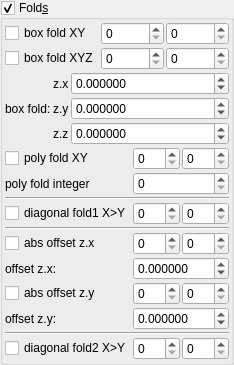
    <widget class="MyGroupBox" name="groupCheck_transf_function_enabled_false">
     <property name="toolTip">
      <string/>
     </property>
     <property name="title">
      <string>Fold&amp;s</string>
     </property>
     <property name="checkable">
      <bool>true</bool>
     </property>
     <layout class="QVBoxLayout" name="verticalLayout_33" stretch="0,0,0">
      <property name="spacing">
       <number>2</number>
      </property>
      <property name="leftMargin">
       <number>2</number>
      </property>
      <property name="topMargin">
       <number>2</number>
      </property>
      <property name="rightMargin">
       <number>2</number>
      </property>
      <property name="bottomMargin">
       <number>2</number>
      </property>
      <item>
       <layout class="QGridLayout" name="gridLayout_15" rowstretch="0,0" columnstretch="0,1,1">
        <property name="spacing">
         <number>2</number>
        </property>
        <item row="0" column="2">
         <widget class="MySpinBox" name="spinboxInt_transf_stop_iterations_A">
          <property name="enabled">
           <bool>true</bool>
          </property>
          <property name="sizePolicy">
           <sizepolicy hsizetype="Minimum" vsizetype="Maximum">
            <horstretch>0</horstretch>
            <verstretch>0</verstretch>
           </sizepolicy>
          </property>
          <property name="maximum">
           <number>999</number>
          </property>
         </widget>
        </item>
        <item row="0" column="1">
         <widget class="MySpinBox" name="spinboxInt_transf_start_iterations_A">
          <property name="enabled">
           <bool>true</bool>
          </property>
          <property name="sizePolicy">
           <sizepolicy hsizetype="Minimum" vsizetype="Maximum">
            <horstretch>0</horstretch>
            <verstretch>0</verstretch>
           </sizepolicy>
          </property>
          <property name="maximum">
           <number>999</number>
          </property>
         </widget>
        </item>
        <item row="1" column="0">
         <widget class="MyCheckBox" name="checkBox_transf_function_enabledB_false">
          <property name="text">
           <string notr="true">box fold XYZ</string>
          </property>
         </widget>
        </item>
        <item row="1" column="2">
         <widget class="MySpinBox" name="spinboxInt_transf_stop_iterations_B">
          <property name="enabled">
           <bool>true</bool>
          </property>
          <property name="sizePolicy">
           <sizepolicy hsizetype="Minimum" vsizetype="Maximum">
            <horstretch>0</horstretch>
            <verstretch>0</verstretch>
           </sizepolicy>
          </property>
          <property name="maximum">
           <number>999</number>
          </property>
         </widget>
        </item>
        <item row="1" column="1">
         <widget class="MySpinBox" name="spinboxInt_transf_start_iterations_B">
          <property name="enabled">
           <bool>true</bool>
          </property>
          <property name="sizePolicy">
           <sizepolicy hsizetype="Minimum" vsizetype="Maximum">
            <horstretch>0</horstretch>
            <verstretch>0</verstretch>
           </sizepolicy>
          </property>
          <property name="maximum">
           <number>999</number>
          </property>
         </widget>
        </item>
        <item row="0" column="0">
         <widget class="MyCheckBox" name="checkBox_transf_function_enabledA_false">
          <property name="text">
           <string notr="true">box fold XY</string>
          </property>
         </widget>
        </item>
       </layout>
      </item>
      <item>
       <layout class="QGridLayout" name="gridLayout_16" columnstretch="0,0,1">
        <property name="spacing">
         <number>2</number>
        </property>
        <item row="2" column="1">
         <widget class="QLabel" name="label_131">
          <property name="text">
           <string notr="true">z.z</string>
          </property>
         </widget>
        </item>
        <item row="1" column="1">
         <widget class="QLabel" name="label_132">
          <property name="text">
           <string notr="true">z.y</string>
          </property>
         </widget>
        </item>
        <item row="0" column="1">
         <widget class="QLabel" name="label_133">
          <property name="text">
           <string notr="true">z.x</string>
          </property>
         </widget>
        </item>
        <item row="1" column="0">
         <widget class="QLabel" name="label_110">
          <property name="text">
           <string>box fold:</string>
          </property>
         </widget>
        </item>
        <item row="0" column="2">
         <widget class="MyDoubleSpinBox" name="spinbox3_transf_addition_constantA_111_x">
          <property name="sizePolicy">
           <sizepolicy hsizetype="Minimum" vsizetype="Maximum">
            <horstretch>0</horstretch>
            <verstretch>0</verstretch>
           </sizepolicy>
          </property>
          <property name="prefix">
           <string/>
          </property>
          <property name="suffix">
           <string/>
          </property>
          <property name="decimals">
           <number>6</number>
          </property>
          <property name="minimum">
           <double>-99.989999999999995</double>
          </property>
          <property name="maximum">
           <double>99.989999999999995</double>
          </property>
          <property name="singleStep">
           <double>0.100000000000000</double>
          </property>
         </widget>
        </item>
        <item row="1" column="2">
         <widget class="MyDoubleSpinBox" name="spinbox3_transf_addition_constantA_111_y">
          <property name="sizePolicy">
           <sizepolicy hsizetype="Minimum" vsizetype="Maximum">
            <horstretch>0</horstretch>
            <verstretch>0</verstretch>
           </sizepolicy>
          </property>
          <property name="prefix">
           <string/>
          </property>
          <property name="suffix">
           <string/>
          </property>
          <property name="decimals">
           <number>6</number>
          </property>
          <property name="minimum">
           <double>-99.989999999999995</double>
          </property>
          <property name="maximum">
           <double>99.989999999999995</double>
          </property>
          <property name="singleStep">
           <double>0.100000000000000</double>
          </property>
         </widget>
        </item>
        <item row="2" column="2">
         <widget class="MyDoubleSpinBox" name="spinbox3_transf_addition_constantA_111_z">
          <property name="sizePolicy">
           <sizepolicy hsizetype="Minimum" vsizetype="Maximum">
            <horstretch>0</horstretch>
            <verstretch>0</verstretch>
           </sizepolicy>
          </property>
          <property name="prefix">
           <string/>
          </property>
          <property name="suffix">
           <string/>
          </property>
          <property name="decimals">
           <number>6</number>
          </property>
          <property name="minimum">
           <double>-99.989999999999995</double>
          </property>
          <property name="maximum">
           <double>99.989999999999995</double>
          </property>
          <property name="singleStep">
           <double>0.100000000000000</double>
          </property>
         </widget>
        </item>
       </layout>
      </item>
      <item>
       <layout class="QGridLayout" name="gridLayout_10" columnstretch="0,1,1">
        <property name="spacing">
         <number>2</number>
        </property>
        <item row="9" column="1">
         <widget class="MySpinBox" name="spinboxInt_transf_start_iterations_D">
          <property name="enabled">
           <bool>true</bool>
          </property>
          <property name="sizePolicy">
           <sizepolicy hsizetype="Minimum" vsizetype="Maximum">
            <horstretch>0</horstretch>
            <verstretch>0</verstretch>
           </sizepolicy>
          </property>
          <property name="maximum">
           <number>999</number>
          </property>
         </widget>
        </item>
        <item row="9" column="2">
         <widget class="MySpinBox" name="spinboxInt_transf_stop_iterations_D">
          <property name="enabled">
           <bool>true</bool>
          </property>
          <property name="sizePolicy">
           <sizepolicy hsizetype="Minimum" vsizetype="Maximum">
            <horstretch>0</horstretch>
            <verstretch>0</verstretch>
           </sizepolicy>
          </property>
          <property name="maximum">
           <number>999</number>
          </property>
         </widget>
        </item>
        <item row="6" column="0" colspan="3">
         <widget class="Line" name="line">
          <property name="orientation">
           <enum>Qt::Horizontal</enum>
          </property>
         </widget>
        </item>
        <item row="12" column="1">
         <widget class="MySpinBox" name="spinboxInt_transf_start_iterations_Cy">
          <property name="sizePolicy">
           <sizepolicy hsizetype="Minimum" vsizetype="Maximum">
            <horstretch>0</horstretch>
            <verstretch>0</verstretch>
           </sizepolicy>
          </property>
          <property name="minimum">
           <number>0</number>
          </property>
          <property name="maximum">
           <number>999</number>
          </property>
          <property name="value">
           <number>0</number>
          </property>
         </widget>
        </item>
        <item row="12" column="0">
         <widget class="MyCheckBox" name="checkBox_transf_function_enabledCy_false">
          <property name="text">
           <string notr="true">diagonal fold2 X&gt;Y</string>
          </property>
         </widget>
        </item>
        <item row="3" column="0">
         <widget class="QLabel" name="label_45">
          <property name="text">
           <string>poly fold integer</string>
          </property>
         </widget>
        </item>
        <item row="5" column="0">
         <widget class="MyCheckBox" name="checkBox_transf_function_enabledCx_false">
          <property name="text">
           <string notr="true">diagonal fold1 X&gt;Y</string>
          </property>
         </widget>
        </item>
        <item row="5" column="2">
         <widget class="MySpinBox" name="spinboxInt_transf_stop_iterations_Cx">
          <property name="enabled">
           <bool>true</bool>
          </property>
          <property name="sizePolicy">
           <sizepolicy hsizetype="Minimum" vsizetype="Maximum">
            <horstretch>0</horstretch>
            <verstretch>0</verstretch>
           </sizepolicy>
          </property>
          <property name="maximum">
           <number>999</number>
          </property>
         </widget>
        </item>
        <item row="2" column="1">
         <widget class="MySpinBox" name="spinboxInt_transf_start_iterations_P">
          <property name="enabled">
           <bool>true</bool>
          </property>
          <property name="sizePolicy">
           <sizepolicy hsizetype="Minimum" vsizetype="Maximum">
            <horstretch>0</horstretch>
            <verstretch>0</verstretch>
           </sizepolicy>
          </property>
          <property name="maximum">
           <number>999</number>
          </property>
         </widget>
        </item>
        <item row="5" column="1">
         <widget class="MySpinBox" name="spinboxInt_transf_start_iterations_Cx">
          <property name="enabled">
           <bool>true</bool>
          </property>
          <property name="sizePolicy">
           <sizepolicy hsizetype="Minimum" vsizetype="Maximum">
            <horstretch>0</horstretch>
            <verstretch>0</verstretch>
           </sizepolicy>
          </property>
          <property name="maximum">
           <number>999</number>
          </property>
         </widget>
        </item>
        <item row="3" column="1" colspan="2">
         <widget class="MySpinBox" name="spinboxInt_transf_int_6">
          <property name="enabled">
           <bool>true</bool>
          </property>
          <property name="sizePolicy">
           <sizepolicy hsizetype="Minimum" vsizetype="Maximum">
            <horstretch>0</horstretch>
            <verstretch>0</verstretch>
           </sizepolicy>
          </property>
          <property name="maximum">
           <number>999</number>
          </property>
         </widget>
        </item>
        <item row="7" column="0">
         <widget class="MyCheckBox" name="checkBox_transf_function_enabledC_false">
          <property name="text">
           <string notr="true">abs offset z.x</string>
          </property>
         </widget>
        </item>
        <item row="2" column="0">
         <widget class="MyCheckBox" name="checkBox_transf_function_enabledP_false">
          <property name="font">
           <font>
            <weight>50</weight>
            <bold>false</bold>
           </font>
          </property>
          <property name="text">
           <string>poly fold XY</string>
          </property>
         </widget>
        </item>
        <item row="4" column="0" colspan="3">
         <widget class="Line" name="line_4">
          <property name="orientation">
           <enum>Qt::Horizontal</enum>
          </property>
         </widget>
        </item>
        <item row="2" column="2">
         <widget class="MySpinBox" name="spinboxInt_transf_stop_iterations_P">
          <property name="enabled">
           <bool>true</bool>
          </property>
          <property name="sizePolicy">
           <sizepolicy hsizetype="Minimum" vsizetype="Maximum">
            <horstretch>0</horstretch>
            <verstretch>0</verstretch>
           </sizepolicy>
          </property>
          <property name="maximum">
           <number>999</number>
          </property>
         </widget>
        </item>
        <item row="7" column="2">
         <widget class="MySpinBox" name="spinboxInt_transf_stop_iterations_C">
          <property name="enabled">
           <bool>true</bool>
          </property>
          <property name="sizePolicy">
           <sizepolicy hsizetype="Minimum" vsizetype="Maximum">
            <horstretch>0</horstretch>
            <verstretch>0</verstretch>
           </sizepolicy>
          </property>
          <property name="maximum">
           <number>999</number>
          </property>
         </widget>
        </item>
        <item row="12" column="2">
         <widget class="MySpinBox" name="spinboxInt_transf_stop_iterations_Cy">
          <property name="sizePolicy">
           <sizepolicy hsizetype="Preferred" vsizetype="Maximum">
            <horstretch>0</horstretch>
            <verstretch>0</verstretch>
           </sizepolicy>
          </property>
          <property name="maximum">
           <number>999</number>
          </property>
         </widget>
        </item>
        <item row="8" column="0">
         <widget class="QLabel" name="label_43">
          <property name="text">
           <string>offset z.x:</string>
          </property>
         </widget>
        </item>
        <item row="9" column="0">
         <widget class="MyCheckBox" name="checkBox_transf_function_enabledD_false">
          <property name="enabled">
           <bool>true</bool>
          </property>
          <property name="text">
           <string notr="true">abs offset z.y</string>
          </property>
         </widget>
        </item>
        <item row="7" column="1">
         <widget class="MySpinBox" name="spinboxInt_transf_start_iterations_C">
          <property name="enabled">
           <bool>true</bool>
          </property>
          <property name="sizePolicy">
           <sizepolicy hsizetype="Minimum" vsizetype="Maximum">
            <horstretch>0</horstretch>
            <verstretch>0</verstretch>
           </sizepolicy>
          </property>
          <property name="maximum">
           <number>999</number>
          </property>
         </widget>
        </item>
        <item row="10" column="0">
         <widget class="QLabel" name="label_38">
          <property name="text">
           <string>offset z.y:</string>
          </property>
         </widget>
        </item>
        <item row="10" column="1" colspan="2">
         <widget class="MyDoubleSpinBox" name="spinbox_transf_offsetD_0">
          <property name="enabled">
           <bool>true</bool>
          </property>
          <property name="sizePolicy">
           <sizepolicy hsizetype="Minimum" vsizetype="Maximum">
            <horstretch>0</horstretch>
            <verstretch>0</verstretch>
           </sizepolicy>
          </property>
          <property name="prefix">
           <string/>
          </property>
          <property name="suffix">
           <string/>
          </property>
          <property name="decimals">
           <number>6</number>
          </property>
          <property name="minimum">
           <double>-99.989999999999995</double>
          </property>
          <property name="maximum">
           <double>99.989999999999995</double>
          </property>
          <property name="singleStep">
           <double>0.100000000000000</double>
          </property>
         </widget>
        </item>
        <item row="8" column="1" colspan="2">
         <widget class="MyDoubleSpinBox" name="spinbox_transf_offsetC_0">
          <property name="enabled">
           <bool>true</bool>
          </property>
          <property name="sizePolicy">
           <sizepolicy hsizetype="Minimum" vsizetype="Maximum">
            <horstretch>0</horstretch>
            <verstretch>0</verstretch>
           </sizepolicy>
          </property>
          <property name="prefix">
           <string/>
          </property>
          <property name="suffix">
           <string/>
          </property>
          <property name="decimals">
           <number>6</number>
          </property>
          <property name="minimum">
           <double>-99.989999999999995</double>
          </property>
          <property name="maximum">
           <double>99.989999999999995</double>
          </property>
          <property name="singleStep">
           <double>0.100000000000000</double>
          </property>
         </widget>
        </item>
        <item row="11" column="0" colspan="3">
         <widget class="Line" name="line_2">
          <property name="orientation">
           <enum>Qt::Horizontal</enum>
          </property>
         </widget>
        </item>
       </layout>
      </item>
     </layout>
    </widget>
